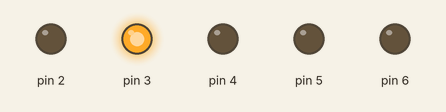
Bench run of a sketch on a simulated Arduino Uno, built with avr-gcc and run on an emulated ATmega328P. Parts: output pins drawn as LEDs (lit = HIGH).

Above: at 0.22 s.
At 0.52 s:
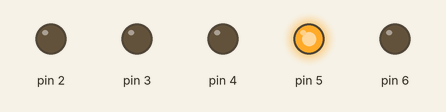
At 0.75 s:
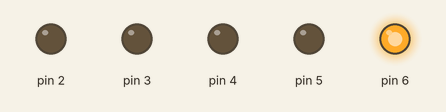
At 1.87 s:
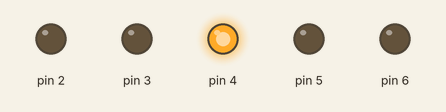
At 3.0 s:
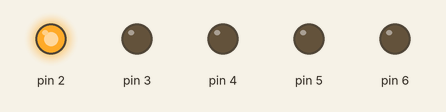
Timing chart, 0 to 3.5 s (numbered marks = the images above):
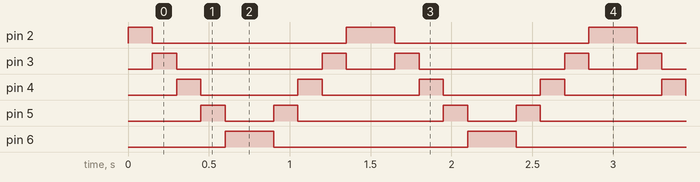

Measured:
- by itself, pin 2: repeats every 1.5 s: LOW 1.2 s, HIGH 0.30 s
- by itself, pin 3: repeats every 1.5 s: LOW 0.90 s, HIGH 0.15 s, LOW 0.30 s, HIGH 0.15 s
- by itself, pin 4: alternates HIGH for 0.15 s and LOW for 0.60 s
- by itself, pin 5: repeats every 1.5 s: LOW 0.30 s, HIGH 0.15 s, LOW 0.90 s, HIGH 0.15 s
- by itself, pin 6: alternates HIGH for 0.30 s and LOW for 1.2 s

The sketch:

Knight_rider_v2.ino
```cpp
#define d 150

void setup() {
  // put your setup code here, to run once:


  pinMode(2, OUTPUT);
  pinMode(3, OUTPUT);
  pinMode(4, OUTPUT);
  pinMode(5, OUTPUT);
  pinMode(6, OUTPUT);

}

void loop() {
  // put your main code here, to run repeatedly:

for (int a= 2; a <7; a++) {


digitalWrite(a, HIGH);
delay(d);
digitalWrite(a, LOW);

  }


//change direction

for ( int a = 6; a > 1; a--) {

digitalWrite(a, HIGH);
delay(d);
digitalWrite(a, LOW);

  }
}
```
